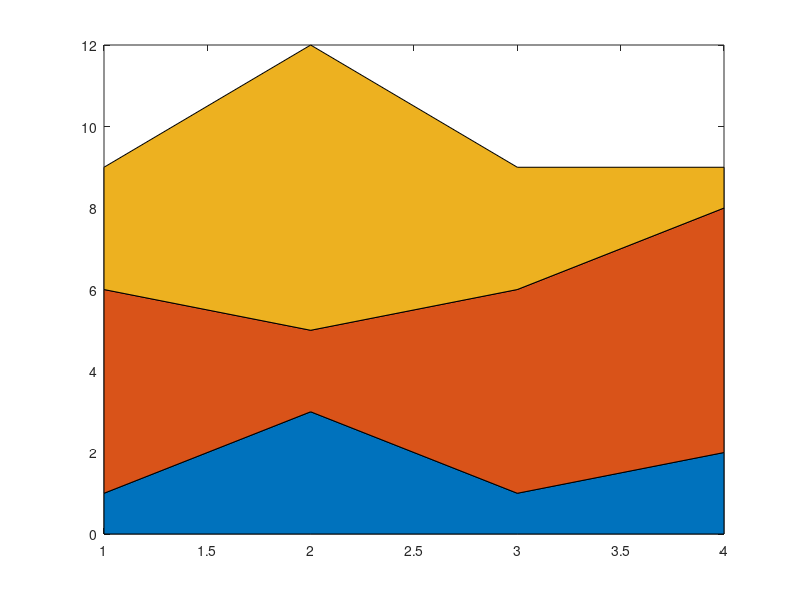

Reproduce this figure in MATLAB. (Note: this script raises an error after producing the figure.)

y = [1, 5, 3;
     3, 2, 7;
     1, 5, 3;
     2, 6, 1];
 
fig = figure; 
area(y)

response = fig2plotly(fig,'filename','matlab_basic_area');
plotly_url = response.url;
